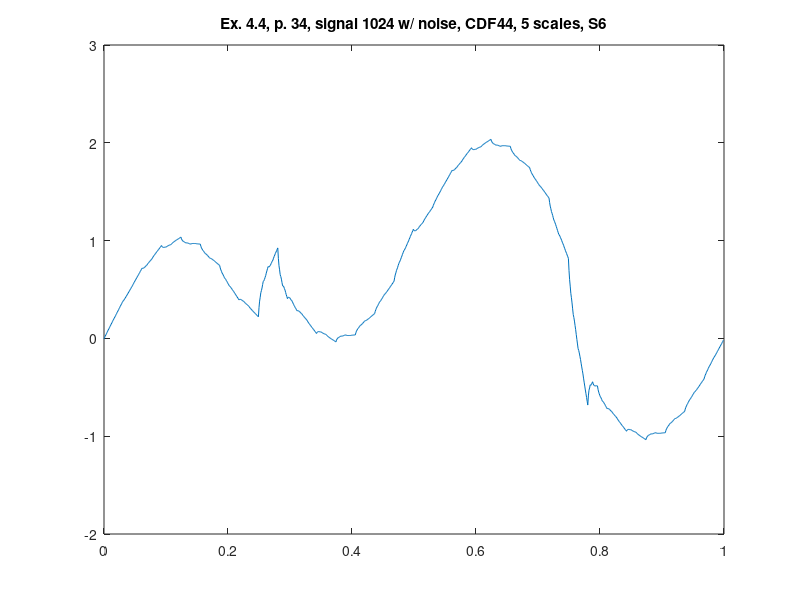

The MATLAB source for this figure:
%% ========================================================================
%% Programmatic octave notes on "Ripples in Mathematics" by A. Jensen
%% and A. la Cour-Harbo written with a deep gratitude to the authors for
%% this wonderful text. 
%% 
%% Reconstruction of graphs in ex 4.4, p.34, CDF44, 5 scales, S6.
%%
%% Author: Vladimir Kulyukin
%% 
%% NB: I have tested this code in Octave 4.
%% =========================================================================
t = (1.0/1024)*[0:1023];

%%y_ex_4_3_chirp_512_p33 = arrayfun(@(x) sin(x*x), t);

y_ex_4_4_1024_with_noise_cdf44_s6_p34 = [
-0.004738425462805987
0.009207684616865299
0.02224609681945917
0.035527725935187375
0.04790165717383817
0.06051880532562329
0.07337917039054276
0.08617436568000227
0.09806186309238442
0.11019257741790087
0.12256650865655166
0.13487527011974249
0.1474272484960677
0.15991405709693293
0.17233569592233824
0.18477479693644894
0.19630620007348232
0.20808082012364998
0.22009865708695198
0.23205132427479397
0.2442472083757704
0.25637792270128684
0.2684434672513434
0.2805264739901052
0.2928526976420015
0.30511375151843784
0.31730963561941417
0.32952298190909596
0.34167115842331786
0.35383679712624505
0.3660198980178777
0.37819831993014863
0.38494537745165375
0.39314776467546364
0.40280548160157836
0.41207324410923946
0.42279633631920555
0.433129474110718
0.4430726574837768
0.45312032882834513
0.4646233298752186
0.4757363765036383
0.48645946871360435
0.49728704889507985
0.507724674658102
0.5182667883926335
0.5289133900986747
0.5395319943371311
0.5516059282778927
0.5632899078002004
0.5745839329040546
0.5859824459794183
0.5969910046363285
0.6081040512647481
0.6193215858646774
0.6305111229970218
0.6413107057109129
0.6522147763963133
0.6632233350532234
0.6742038962425485
0.6852889454033836
0.6963459970966337
0.7073750513222992
0.7184116074467938
0.7160247361876348
0.7172346614555837
0.7220413832506405
0.7258843463209195
0.7333241059183065
0.7398001067909157
0.7453123489387473
0.7510828294585815
0.7604501065055239
0.7688536248276885
0.7762933844250756
0.783991382394465
0.7907256216390771
0.7977180992556915
0.8049688152443086
0.8121503364696928
0.8229286542221854
0.8327432132499
0.841594013552837
0.8507030522277763
0.8588483321779385
0.8672518505001029
0.8759136071942699
0.884506169125204
0.892134972331361
0.9000220139095204
0.9081672938596824
0.9162433790466114
0.9245777026055434
0.9328428314012422
0.9410387654337082
0.9492532401471026
0.9380958196194451
0.9321290827774876
0.9313530296212307
0.9291861369632246
0.9322099279909191
0.9338428795168644
0.9340849915410613
0.9346997778865527
0.9405052479177449
0.9449198784471882
0.9479436694748824
0.9513401348238716
0.9533457606711122
0.9557240608396474
0.9584750353294778
0.961126152035877
0.9689679524279773
0.9754189133183282
0.9804790347069308
0.9859118304168277
0.989953786624976
0.9943684171544189
0.9991557220051572
1.0038431690724643
1.007139776638023
1.0108090585248766
1.0148510147330247
1.018793113157742
1.0231078859037546
1.0273228008663362
1.031437858045487
1.0355796720370658
1.0173503183739763
1.005115301017696
0.998874619968226
0.9910277613461853
0.9891752390309547
0.9857165391431535
0.9806516616827825
0.9760171582058822
0.9773769910357921
0.9771306462931314
0.9752781239779008
0.973855975646141
0.9708276497418113
0.9682296978209526
0.966062119883565
0.9637792235848629
0.9674906635929712
0.969595926028509
0.9700950108914763
0.9710244697379149
0.9703477510117833
0.9701014062691227
0.9702854355099334
0.9703541463894294
0.9688166796963558
0.9677095869867529
0.9670328682606211
0.9662408311731746
0.9658791680691998
0.9654021866039103
0.9648098867773065
0.9642484864124892
0.9417224534596704
0.925081826070853
0.914326604246037
0.9019943927532169
0.8955475868243985
0.887523791227576
0.8779230059627499
0.8687447738059372
0.8654519472131266
0.8605821309523116
0.8541353250234931
0.8481110722026881
0.8405098297138796
0.8333311403330848
0.8265750040603038
0.8197056450234712
0.8187216915506407
0.8161607484098059
0.8120228156009672
0.8083074359001422
0.8030150665313138
0.7981452502704989
0.7936979871176979
0.7891375012008452
0.783000025615989
0.7772851031391466
0.7719927337703181
0.7665871416374377
0.7616041026125715
0.7565078408236534
0.7512983562706839
0.7461192096659066
0.7205192019197535
0.70039094742518
0.6857344461821864
0.6696117930742495
0.6589608932178928
0.6468438414965925
0.6332606379103491
0.6200702885322985
0.6123516924058282
0.6031669444144144
0.5925160445580575
0.5822579989098933
0.5705338013967861
0.5592024580918716
0.5482639689951502
0.5372202149306
0.5316482141176304
0.5246100614397174
0.516105756896861
0.5079943065621975
0.4984167043625909
0.4892319563711771
0.48044006258795624
0.4715429038369069
0.4611795932209145
0.4512091368131148
0.44163153461350824
0.43194866744607296
0.4226586544868308
0.4132633765597601
0.403762833664861
0.3942904964330826
0.39903944905321864
0.39997781854220504
0.3971056049000423
0.3952544339305627
0.38959267982993373
0.38495196840198787
0.3813322996467252
0.3774390433318792
0.36973520388588416
0.3630524071125721
0.35739065301194317
0.3514553113517309
0.34654101236420204
0.3413531258170899
0.33589165171039453
0.3305034851693487
0.3213047354971537
0.3131270284976418
0.30597036417081297
0.2985401122844009
0.292130903070672
0.2854481062973599
0.2784917219644647
0.27160864519721895
0.26574661110265646
0.25961098944851074
0.2532017802347818
0.24686587858670236
0.2402563893790399
0.23372020773702684
0.2272573336606633
0.22077481688128486
0.3143434212907709
0.3811034085758722
0.4210547787365891
0.4681894962059798
0.48851559655098603
0.5160250442046661
0.5507178391670204
0.583485862019063
0.5894452677467215
0.6025880207830536
0.6229141211280598
0.6413154493627542
0.666900124906123
0.6905600283391802
0.7122951596619259
0.7345460321172433
0.7299882874481769
0.7326138900877841
0.7424228400360652
0.7503070178740345
0.7653745430206783
0.7785172960570104
0.7897352769830311
0.8014689990416235
0.8203860684088904
0.8373783656658453
0.852445890812489
0.8680291570917044
0.8816876512606087
0.8958618865620845
0.9105518629961324
0.925103647010204
0.8179427035433222
0.7433945871135512
0.701459297720891
0.6507854276607408
0.6327243846377019
0.605924760947173
0.5703865565891543
0.5371898478639836
0.5366059661759242
0.5272835038203747
0.5092224607973355
0.4935029134071443
0.46904478534946364
0.4469281529246309
0.4271530161326462
0.40675047747675885
0.4189607658579827
0.42243247357171665
0.4171656006179608
0.41424022329705296
0.40257626530865553
0.39325380295310597
0.38627283623040465
0.3786644676438005
0.36231751838970705
0.34831206476846144
0.33664810678006396
0.32435674692776373
0.3144068827083117
0.3038296166249569
0.29262494867769956
0.28158839255320456
0.28397526381236393
0.2827653385444152
0.2779586167493585
0.2741156536790794
0.2666758940816925
0.26019989320908316
0.25468765106125146
0.2489171705414171
0.23954989349447492
0.23114637517231038
0.22370661557492338
0.2160086176055338
0.2092743783609219
0.20228190074430732
0.19503118475569015
0.1878496635303057
0.17707134577781358
0.167256786750099
0.15840598644716203
0.14929694777222247
0.14115166782206046
0.13274814949989586
0.12408639280572867
0.11549383087479426
0.10786502766863754
0.09997798609047816
0.09183270614031619
0.08375662095338703
0.07542229739445529
0.06715716859875634
0.05896123456629024
0.05074675985289542
0.06190418038055348
0.0678709172225111
0.06864697037876831
0.07081386303677434
0.06779007200907997
0.0661571204831344
0.06591500845893766
0.06530022211344602
0.05949475208225401
0.05508012155281079
0.05205633052511639
0.04865986517612709
0.04665423932888664
0.044275939160351274
0.041524964670521004
0.03887384796412151
0.031032047572021635
0.024581086681670573
0.019520965293068338
0.014088169583171193
0.010046213375022888
0.005631582845579672
8.442779948415547E-4
-0.0038431690724657773
-0.007139776638024282
-0.010809058524877688
-0.014851014733025998
-0.018793113157743516
-0.02310788590375595
-0.027322800866337593
-0.03143785804548844
-0.03557967203706752
-0.01735031837397755
-0.005115301017697398
0.0011253800317729237
0.008972238653813497
0.01082476096904424
0.014283460856845231
0.019348338317216482
0.023982841794116545
0.022623008964206784
0.022869353706867268
0.024721876022098008
0.02614402435385756
0.029172350258187377
0.031770302179046
0.033937880116433464
0.03622077641513537
0.03250933640702747
0.030404073971489805
0.0299049891085224
0.028975530262083802
0.029652248988215474
0.02989859373087595
0.02971456449006526
0.029645853610569026
0.031183320303643063
0.03229041301324591
0.03296713173937758
0.033759168826823706
0.03412083193079867
0.034597813396088084
0.03519011322269197
0.03575151358750916
0.05828494120093881
0.07493098185702811
0.0856896355557771
0.09802580983527492
0.10447459715743246
0.11250090506033883
0.12210473354399409
0.13128586666199418
0.13457961282265402
0.13945087956406263
0.14589966688622014
0.1519257588427225
0.1595293713799738
0.16671028855156989
0.17346851035751087
0.18033999304532347
0.1813240887757959
0.1838857050870171
0.18802484197898717
0.19174128350530203
0.19703524561236588
0.2019065123537745
0.20635508372952802
0.21091691598715318
0.2170562688255273
0.2227729262982462
0.22806688840530998
0.2334741113942454
0.2384586390175258
0.24355642752267773
0.24876747690970136
0.2539481781348934
0.2771550777443829
0.2955318720541966
0.3090785610643346
0.323919472888878
0.33393027941374587
0.345235308753019
0.35783456090669746
0.37008702710243
0.3775093879984871
0.38622597170894946
0.3962367782338173
0.40590079880073915
0.41685904218206654
0.4274704996054479
0.43773517107088344
0.44809276355369687
0.45362025073683504
0.4604419607343785
0.46855789354632715
0.4763270404003299
0.4853904100687383
0.49410699377920064
0.5024767915317171
0.5109395103016114
0.5206964518859116
0.5301066075122657
0.5391699771806739
0.54832626786646
0.5571357725943006
0.5660381983395188
0.5750335451021154
0.5840039937531454
0.6198016484971531
0.6484109750333642
0.6698319733617788
0.6931790784284021
0.7093378552872289
0.7274227388842646
0.7474337292195092
0.7669286208097144
0.7792351841921236
0.7934678543127414
0.8096266311715681
0.8252693092853555
0.8428380941373521
0.8598907802443092
0.8764273676062271
0.893102243210093
0.9025887906061627
0.9140014447404411
0.9273402056129285
0.9401628677403762
0.9549116366060335
0.9691443067266512
0.9828608781022299
0.9967157377197562
1.012496704075492
1.0277615716861883
1.0425103405518454
1.0573973976594502
1.071768356022016
1.0862776026265293
1.1009251374729911
1.1155356180966998
1.1037952034082825
1.0991154898385864
1.1014964773876117
1.1019855557738776
1.1095353352788655
1.1151932056210943
1.1189591668005638
1.1232320635123476
1.1345656613428534
1.1440073500105998
1.1515571295155875
1.159613844552889
1.1657786504274321
1.1724503918342892
1.179629068773461
1.1866719127461338
1.200775457837529
1.2129870937661646
1.2233068205320419
1.2341334828302326
1.2430682359656653
1.2525099246334115
1.2624585488334725
1.272271340067035
1.2801922221378388
1.2886200397409566
1.2975547928763889
1.3063537130453222
1.3156595687465709
1.3248295914813208
1.3338637812495726
1.3429343673515028
1.3613562272092277
1.3772724208158846
1.3906829481714742
1.404764866775539
1.4163411191285369
1.4285887627300098
1.4415077975799586
1.4542469336870725
1.4644804035431198
1.4753852646476422
1.48696151700064
1.498357870610803
1.5104256154694422
1.5223134615852465
1.534021408958217
1.5457775600540486
1.555028044898814
1.5649499209920543
1.57554318833377
1.5859565569326508
1.597041316780008
1.60794617788453
1.6186711402462182
1.6294443063307675
1.6408888636637935
1.6521535222539843
1.6632382821013414
1.6743712456715598
1.685324310498944
1.6963255790491896
1.7073750513222974
1.7184116074467919
1.7160247361876335
1.717234661455582
1.7220413832506392
1.7258843463209181
1.7333241059183053
1.7398001067909148
1.7453123489387465
1.7510828294585807
1.760450106505523
1.768853624827687
1.7762933844250743
1.783991382394463
1.7907256216390754
1.7977180992556898
1.8049688152443069
1.8121503364696907
1.8229286542221836
1.8327432132498982
1.8415940135528355
1.8507030522277748
1.8588483321779372
1.8672518505001015
1.8759136071942688
1.8845061691252027
1.8921349723313599
1.9000220139095187
1.9081672938596808
1.9162433790466094
1.9245777026055415
1.9328428314012398
1.941038765433706
1.9492532401471003
1.9380958196194435
1.9321290827774864
1.9313530296212291
1.929186136963223
1.932209927990918
1.9338428795168636
1.9340849915410598
1.934699777886551
1.940505247917744
1.944919878447187
1.9479436694748813
1.9513401348238704
1.953345760671111
1.955724060839646
1.958475035329476
1.9611261520358747
1.9689679524279757
1.9754189133183269
1.9804790347069292
1.9859118304168262
1.9899537866249748
1.994368417154418
1.999155722005156
2.0038431690724625
2.007139776638022
2.010809058524875
2.014851014733023
2.01879311315774
2.023107885903753
2.0273228008663344
2.0314378580454853
2.0355796720370636
2.0173503183739747
2.0051153010176948
1.9988746199682248
1.9910277613461838
1.9891752390309536
1.9857165391431522
1.9806516616827812
1.9760171582058805
1.9773769910357908
1.97713064629313
1.9752781239778994
1.9738559756461393
1.97082764974181
1.968229697820951
1.9660621198835637
1.963779223584861
1.9674906635929699
1.9695959260285074
1.970095010891475
1.9710244697379131
1.970347751011782
1.9701014062691216
1.9702854355099317
1.9703541463894276
1.9688166796963544
1.9677095869867516
1.9670328682606195
1.966240831173173
1.9658791680691983
1.9654021866039089
1.9648098867773052
1.9642484864124876
1.9417224534596693
1.9250818260708518
1.9143266042460356
1.9019943927532152
1.8955475868243972
1.8875237912275744
1.8779230059627485
1.8687447738059355
1.8654519472131255
1.8605821309523107
1.8541353250234922
1.848111072202687
1.8405098297138789
1.833331140333084
1.826575004060303
1.81970564502347
1.81872169155064
1.816160748409805
1.8120228156009666
1.8083074359001416
1.8030150665313132
1.798145250270498
1.7936979871176972
1.789137501200844
1.7830000256159884
1.777285103139146
1.7719927337703172
1.7665871416374366
1.7616041026125706
1.7565078408236523
1.7512983562706828
1.746119209665905
1.7249325615631026
1.7080351105595355
1.6954268566552044
1.6816693158519547
1.6722009721479423
1.6615833415450108
1.6498164240431608
1.6383574570377473
1.6311876871315714
1.6228686303264763
1.6134002866224626
1.6042398934148856
1.5939302133083917
1.5839284836983336
1.5742347045847127
1.5644584103842623
1.558971313283049
1.552334929282917
1.5445492583838663
1.5370715379812525
1.5284445306797212
1.5201254738746262
1.5121143675659683
1.5040207461704809
1.4947778378760757
1.4858428800781067
1.477215872776575
1.4685063503882139
1.4601047784962902
1.451620691517537
1.4430540894519548
1.4345095972372515
1.3883622430557532
1.352290545371356
1.3262945041840615
1.2975986989751547
1.2789785502633497
1.2576586375299328
1.233638960774904
1.2103426836092208
1.19712206294064
1.181201678250447
1.1625815295386424
1.1446847804161828
1.1240882672721118
1.1042151537173859
1.0850654397520056
1.0657218914508548
1.056453999646807
1.0444863438211467
1.0298189239738749
1.0158749037159482
0.9992311194364099
0.9833107347462168
0.9681137496453694
0.9527229302087517
0.9346323467505224
0.9172651628816382
0.9006213786020998
0.8837837599867908
0.8676695409608282
0.8513614875990949
0.8348595999015914
0.818409649957823
0.6951334296348399
0.600481222190396
0.5344530276244917
0.4607550519236445
0.4156810891013367
0.3629373451440862
0.30252382005189316
0.24416540662093134
0.214431006068509
0.17702682438114392
0.13195286155883618
0.08893401039775975
0.03824537810174065
-0.010388142533047104
-0.056966551506603486
-0.10409562599014258
-0.12260068759514231
-0.14877553033508467
-0.18262015420996972
-0.2144096664236234
-0.25386895977221985
-0.29127314145958483
-0.32662221148571857
-0.3625219470218349
-0.40609146369289423
-0.447605868702722
-0.48706516205131833
-0.5270751209098974
-0.5650299681072453
-0.6035354808145755
-0.6425916590318889
-0.6815002868705023
-0.5878334584466305
-0.5296901164644792
-0.5070702609240485
-0.4749319158792207
-0.4783170572761138
-0.47218370916860974
-0.4565318715567087
-0.44343050552067487
-0.46585262592636195
-0.4787562568276518
-0.48214139822454477
-0.48807701119730496
-0.4844941346656683
-0.48346172970989887
-0.48497979632999666
-0.48581446615102214
-0.5221726224137688
-0.5490122891721182
-0.5663334664260706
-0.58620511525589
-0.5965582745813129
-0.6094619054826028
-0.6249160079597602
-0.6396867136378451
-0.6449389298115333
-0.6527416175610886
-0.6630947768865114
-0.6727645394128617
-0.6849847735150796
-0.6965216108182252
-0.7073750513222986
-0.7184116074467933
-0.7160247361876344
-0.7172346614555832
-0.72204138325064
-0.725884346320919
-0.7333241059183062
-0.7398001067909155
-0.745312348938747
-0.7510828294585812
-0.7604501065055237
-0.7688536248276883
-0.7762933844250751
-0.7839913823944645
-0.7907256216390767
-0.7977180992556913
-0.8049688152443084
-0.8121503364696927
-0.8229286542221852
-0.8327432132498996
-0.8415940135528368
-0.8507030522277762
-0.8588483321779383
-0.8672518505001028
-0.8759136071942698
-0.8845061691252039
-0.892134972331361
-0.9000220139095205
-0.9081672938596824
-0.9162433790466114
-0.9245777026055434
-0.9328428314012422
-0.9410387654337082
-0.9492532401471028
-0.9380958196194452
-0.9321290827774876
-0.9313530296212305
-0.9291861369632242
-0.9322099279909188
-0.9338428795168643
-0.9340849915410612
-0.9346997778865525
-0.9405052479177448
-0.9449198784471879
-0.9479436694748824
-0.9513401348238716
-0.9533457606711122
-0.9557240608396474
-0.9584750353294775
-0.9611261520358767
-0.9689679524279771
-0.9754189133183282
-0.9804790347069305
-0.9859118304168275
-0.9899537866249759
-0.9943684171544189
-0.9991557220051572
-1.0038431690724643
-1.007139776638023
-1.0108090585248766
-1.0148510147330247
-1.018793113157742
-1.0231078859037546
-1.0273228008663362
-1.031437858045487
-1.0355796720370658
-1.0173503183739763
-1.005115301017696
-0.998874619968226
-0.9910277613461853
-0.9891752390309547
-0.9857165391431535
-0.9806516616827825
-0.9760171582058822
-0.9773769910357921
-0.9771306462931314
-0.9752781239779008
-0.973855975646141
-0.9708276497418113
-0.9682296978209526
-0.966062119883565
-0.9637792235848629
-0.9674906635929713
-0.969595926028509
-0.9700950108914765
-0.9710244697379149
-0.9703477510117835
-0.9701014062691229
-0.9702854355099335
-0.9703541463894296
-0.9688166796963558
-0.9677095869867529
-0.9670328682606211
-0.9662408311731746
-0.9658791680691998
-0.9654021866039103
-0.9648098867773063
-0.9642484864124887
-0.9417224534596705
-0.9250818260708533
-0.9143266042460372
-0.9019943927532171
-0.8955475868243988
-0.8875237912275764
-0.8779230059627503
-0.8687447738059377
-0.865451947213127
-0.8605821309523123
-0.8541353250234935
-0.8481110722026887
-0.8405098297138802
-0.8333311403330854
-0.8265750040603045
-0.8197056450234718
-0.818721691550641
-0.8161607484098061
-0.8120228156009677
-0.8083074359001429
-0.8030150665313143
-0.7981452502704993
-0.7936979871176983
-0.7891375012008455
-0.7830000256159897
-0.7772851031391472
-0.7719927337703187
-0.7665871416374384
-0.7616041026125719
-0.7565078408236539
-0.7512983562706842
-0.7461192096659068
-0.7227258817414289
-0.7042130289923586
-0.6905806514186963
-0.675640554463103
-0.6655809326829181
-0.6542135915208023
-0.6415385309767557
-0.6292138727850239
-0.6217696897687006
-0.6130177873704462
-0.6029581655902612
-0.5932489461623907
-0.58223200735259
-0.5715654708951038
-0.5612493367899325
-0.5508393126574325
-0.5453097637003407
-0.538472495361318
-0.5303275076403647
-0.5225329222717262
-0.513430617521157
-0.5046787151229025
-0.4962772150769631
-0.4877818250036947
-0.4779787155484959
-0.4685260084456118
-0.4594237036950426
-0.4502275089171445
-0.44138171649156155
-0.4324420340386497
-0.4234084615584091
-0.41440004683516846
-0.39370084605448696
-0.37613418195678155
-0.36170005454205273
-0.3464265664528594
-0.3342856150466425
-0.32130530296596116
-0.3074856302108155
-0.2938908634705509
-0.28342863341326285
-0.2721270426815103
-0.25998609127529343
-0.24807004588395767
-0.23531463981815756
-0.2227841397672386
-0.21047854573120078
-0.19811268831010262
-0.18887936757198107
-0.17880668615939502
-0.16789464407234456
-0.15720750800017524
-0.1456810112535416
-0.13437942052178908
-0.12330273580491774
-0.11216578770298606
-0.10018947892659005
-0.08843807616507517
-0.07691157941844148
-0.06532481928674747
-0.05396296516993465
-0.04254084766806151
-0.031058466781128065
-0.01959223341955469
];

figure;
plot(t, y_ex_4_4_1024_with_noise_cdf44_s6_p34);
xlim([0 1]);
title('Ex. 4.4, p. 34, signal 1024 w/ noise, CDF44, 5 scales, S6');
